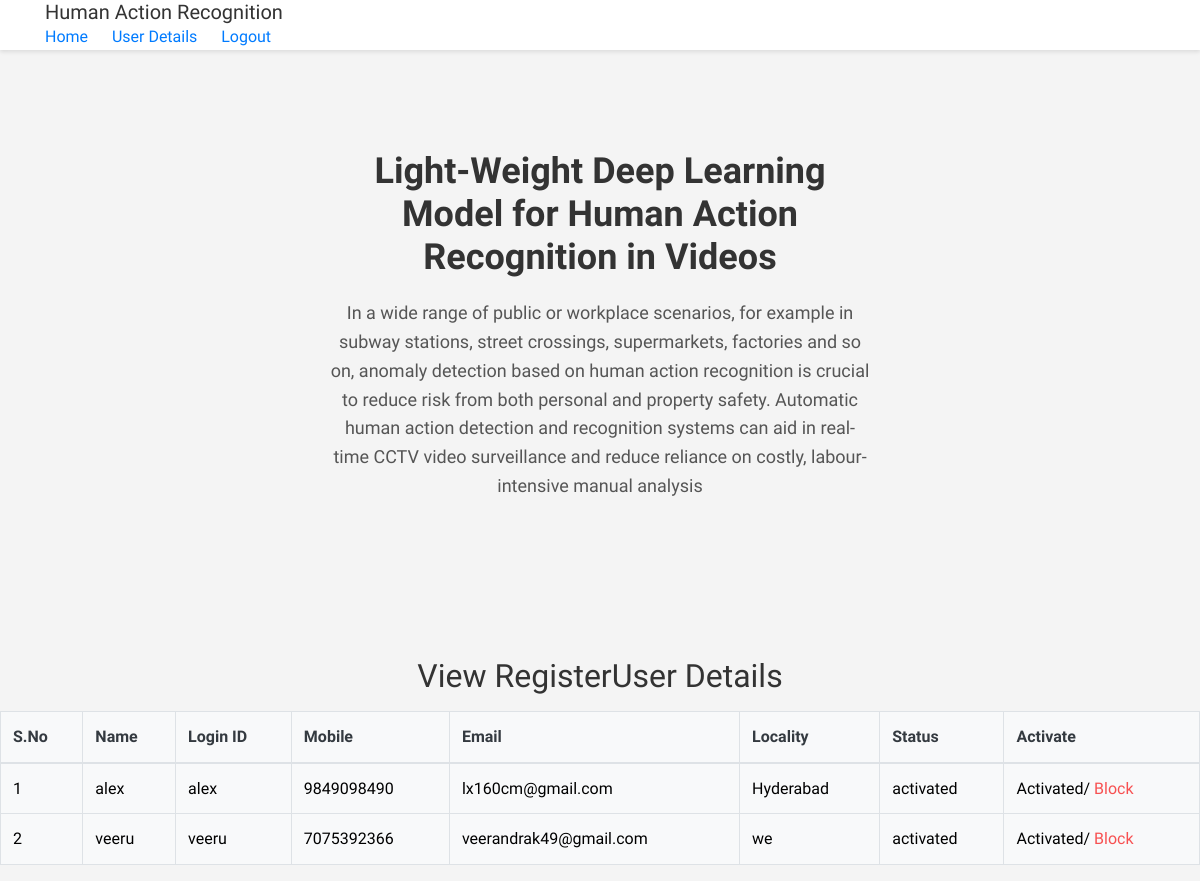
Page /RegisterUsersView/ on the committed database.
### users/models.py (models this page shows, shortened)
class UserRegistrationModel(models.Model):
    name = models.CharField(max_length=100)
    loginid = models.CharField(unique=True, max_length=100)
    password = models.CharField(max_length=100)
    mobile = models.CharField(unique=True, max_length=100)
    email = models.CharField(unique=True, max_length=100)
    locality = models.CharField(max_length=100)
    address = models.CharField(max_length=1000)
    city = models.CharField(max_length=100)
    state = models.CharField(max_length=100)
    status = models.CharField(max_length=100)
    class Meta:
        db_table = 'UserRegistrations'

### admins/views.py (the view)
# urls.py: path('RegisterUsersView/',admins.RegisterUsersView, name='RegisterUsersView'),
def RegisterUsersView(request):
    data = UserRegistrationModel.objects.all()
    return render(request,'admins/viewregisterusers.html',{'data':data})

### assets/templates/admins/viewregisterusers.html
{% extends 'admins/adminbase.html'%}
{%block contents%}
 <section id="intro">
    <div class="intro-text">
      <p><h2 align="center">View RegisterUser Details</h2></p>
      <table class="table table-bordered bg-light text-dark">
    <thead>
      <tr>
        <th>S.No</th>
        <th>Name</th>
        <th>Login ID</th>
        <th>Mobile</th>
        <th>Email</th>
        <th>Locality</th>
        <th>Status</th>
        <th>Activate</th>
      </tr>
    </thead>
    <tbody>
    {% for i in data %}
                                            <tr style="color: Black">
                                                <td>{{forloop.counter}}</td>
                                                <td>{{i.name}}</td>
                                                <td>{{i.loginid}}</td>
                                                <td>{{i.mobile}}</td>
                                                <td>{{i.email}}</td>
                                                <td>{{i.locality}}</td>
                                                <td>{{i.status}}</td>
                                                {% if i.status == 'waiting' %}
                                                <td><a class="btn-link" href="/ActivaUsers/?uid={{ i.id }}"
                                                       style="color:DARKBLUE">Activate</a></td>
                                                {% else %}
                                                <td> Activated/ <a class="btn-link" href="/BlockUsers/?uid={{ i.id }}"
                                                  style="color:rgba(247, 13, 13, 0.712)">Block</a></td>
                                                {% endif %}
                                            </tr>
                                            {% endfor %}
    </tbody>
  </table>
    </div>
  </section>
{%endblock%}

### assets/templates/admins/adminbase.html (style rules this page uses)
body { font-family: 'Raleway', sans-serif; background-color: #f4f4f4; color: #333; line-height: 1.6; }

### rows in the picture
UserRegistrationModel: name "alex", loginid "alex", mobile "9849098490", email "lx160cm@gmail.com", locality "Hyderabad", status "activated"
UserRegistrationModel: name "veeru", loginid "veeru", mobile "7075392366", email "veerandrak49@gmail.com", locality "we", status "activated"
